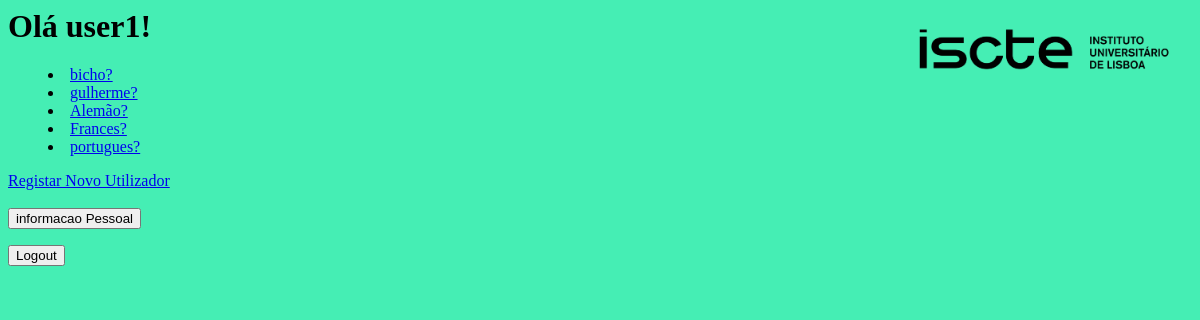
The page /votacao/paginaSucesso (signed in) on the database its author committed.
### votacao/models.py (models this page shows, shortened)
class Questao(models.Model):
 questao_texto =models.CharField(max_length=200)
 pub_data =models.DateTimeField('data de publicacao')

### votacao/views.py (the view)
# urls.py: path('paginaSucesso', views.paginaSucesso, name='paginaSucesso'),
def paginaSucesso(request):
    latest_question_list = Questao.objects.order_by('-pub_data')[:5]
    context = {'latest_question_list': latest_question_list}
    return render(request, 'votacao/paginaSucesso.html', context)

### votacao/templates/votacao/paginaSucesso.html (shortened to what this page needs)
{% extends "votacao/index.html" %}
{% block questao %}
   <h1>Olá {{user.username }}!</h1>
 {% endblock %}
{% block referencia_questao %}
    <a href="{% url 'votacao:detalhe' questao.id %}">{{ questao.questao_texto }} </a>
{% endblock %}
{% block informacaoPessoal %}
        <form action="{% url 'votacao:informacaoPessoal' %}" method="POST" style="text-align: left">
     <input type="submit" value="informacao Pessoal">
    </form>
{% endblock %}
{% block form %}
    <form action="{% url 'votacao:logoutview' %}" method="POST" style="text-align: left">
     <input type="submit" value="Logout">
    </form>
{% endblock %}

### votacao/templates/votacao/index.html (shortened to what this page needs)
   <body>
{% load static %}
<link rel="stylesheet" type="text/css" href="{% static 'votacao/style.css' %}" />
 <div class="logo">
<img src="{% static "votacao/images/iscteLogo.png" %}" width="280"
     height="82">
 </div>
{% block questao %}{% endblock %}
{% block questaoList %}
      {% if latest_question_list %}
      <ul>
         {% for questao in latest_question_list %}
         <li>
         {% block referencia_questao %}{% endblock %}
         </li>
         {% endfor %}
      </ul>
      {% else %}
      <p>Nao ha questoes disponiveis.</p>
      {% endif %}
{% endblock %}
<a href="{% url 'votacao:criarUser' %}">Registar Novo Utilizador</a><br>
<br>
{% block informacaoPessoal %}
{% endblock %}
{% block form %}{% endblock%}
   </body>

### votacao/static/votacao/style.css (style rules this page uses)
body { background-color: #45eeb4; }
li { padding-left: 0; list-style-position: inside; }
div { position: absolute; top: 8px; right: 16px; font-size: 18px; }
form { text-align: center; }

### rows shown on the page
Questao: questao_texto "bicho?"
Questao: questao_texto "gulherme?"
Questao: questao_texto "Alemão?"
Questao: questao_texto "Frances?"
Questao: questao_texto "portugues?"

### other values the page prints
{{ user.username }} "user1"
